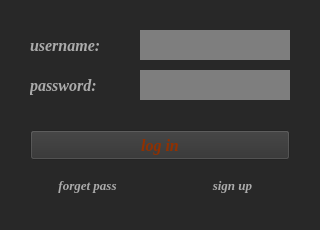
<?xml version="1.0" encoding="UTF-8"?>
<ui version="4.0">
 <class>login</class>
 <widget class="QMainWindow" name="login">
  <property name="windowModality">
   <enum>Qt::NonModal</enum>
  </property>
  <property name="geometry">
   <rect>
    <x>0</x>
    <y>0</y>
    <width>320</width>
    <height>230</height>
   </rect>
  </property>
  <property name="minimumSize">
   <size>
    <width>300</width>
    <height>230</height>
   </size>
  </property>
  <property name="maximumSize">
   <size>
    <width>320</width>
    <height>230</height>
   </size>
  </property>
  <property name="mouseTracking">
   <bool>false</bool>
  </property>
  <property name="tabletTracking">
   <bool>false</bool>
  </property>
  <property name="focusPolicy">
   <enum>Qt::NoFocus</enum>
  </property>
  <property name="acceptDrops">
   <bool>false</bool>
  </property>
  <property name="windowTitle">
   <string>login</string>
  </property>
  <property name="autoFillBackground">
   <bool>false</bool>
  </property>
  <property name="styleSheet">
   <string notr="true">background-color: rgb(40, 40, 40);</string>
  </property>
  <widget class="QWidget" name="centralwidget">
   <widget class="QLabel" name="label">
    <property name="geometry">
     <rect>
      <x>30</x>
      <y>30</y>
      <width>101</width>
      <height>30</height>
     </rect>
    </property>
    <property name="font">
     <font>
      <family>Georgia</family>
      <pointsize>12</pointsize>
      <weight>75</weight>
      <italic>true</italic>
      <bold>true</bold>
     </font>
    </property>
    <property name="styleSheet">
     <string notr="true">color: rgb(171, 171, 171);</string>
    </property>
    <property name="text">
     <string>username:</string>
    </property>
   </widget>
   <widget class="QLabel" name="label_2">
    <property name="geometry">
     <rect>
      <x>30</x>
      <y>70</y>
      <width>101</width>
      <height>30</height>
     </rect>
    </property>
    <property name="font">
     <font>
      <family>Georgia</family>
      <pointsize>12</pointsize>
      <weight>75</weight>
      <italic>true</italic>
      <bold>true</bold>
     </font>
    </property>
    <property name="styleSheet">
     <string notr="true">color: rgb(171, 171, 171);</string>
    </property>
    <property name="text">
     <string>password:</string>
    </property>
   </widget>
   <widget class="QLineEdit" name="lineEdit">
    <property name="geometry">
     <rect>
      <x>140</x>
      <y>30</y>
      <width>150</width>
      <height>30</height>
     </rect>
    </property>
    <property name="font">
     <font>
      <family>Georgia</family>
      <pointsize>12</pointsize>
      <weight>75</weight>
      <bold>true</bold>
     </font>
    </property>
    <property name="toolTip">
     <string>username</string>
    </property>
    <property name="styleSheet">
     <string notr="true">background-color: rgb(126, 126, 126);
selection-color: rgb(255, 255, 255);
selection-background-color: rgb(0, 0, 0);
color: rgb(0, 0, 0);</string>
    </property>
    <property name="frame">
     <bool>false</bool>
    </property>
   </widget>
   <widget class="QLineEdit" name="lineEdit_2">
    <property name="geometry">
     <rect>
      <x>140</x>
      <y>70</y>
      <width>150</width>
      <height>30</height>
     </rect>
    </property>
    <property name="font">
     <font>
      <family>Georgia</family>
      <pointsize>12</pointsize>
     </font>
    </property>
    <property name="toolTip">
     <string>password</string>
    </property>
    <property name="styleSheet">
     <string notr="true">background-color: rgb(126, 126, 126);
selection-color: rgb(255, 255, 255);
selection-background-color: rgb(0, 0, 0);
color: rgb(0, 0, 0);</string>
    </property>
    <property name="text">
     <string/>
    </property>
    <property name="frame">
     <bool>false</bool>
    </property>
    <property name="echoMode">
     <enum>QLineEdit::Password</enum>
    </property>
    <property name="dragEnabled">
     <bool>false</bool>
    </property>
    <property name="readOnly">
     <bool>false</bool>
    </property>
    <property name="placeholderText">
     <string/>
    </property>
   </widget>
   <widget class="QPushButton" name="pushButton">
    <property name="geometry">
     <rect>
      <x>30</x>
      <y>170</y>
      <width>115</width>
      <height>30</height>
     </rect>
    </property>
    <property name="font">
     <font>
      <family>Georgia</family>
      <pointsize>10</pointsize>
      <weight>75</weight>
      <italic>true</italic>
      <bold>true</bold>
     </font>
    </property>
    <property name="cursor">
     <cursorShape>PointingHandCursor</cursorShape>
    </property>
    <property name="toolTip">
     <string>forget pass</string>
    </property>
    <property name="styleSheet">
     <string notr="true">color: rgb(171, 171, 171);
background-color: rgb(50, 50, 50);</string>
    </property>
    <property name="text">
     <string>forget pass</string>
    </property>
    <property name="flat">
     <bool>true</bool>
    </property>
   </widget>
   <widget class="QPushButton" name="pushButton_2">
    <property name="geometry">
     <rect>
      <x>175</x>
      <y>170</y>
      <width>115</width>
      <height>30</height>
     </rect>
    </property>
    <property name="font">
     <font>
      <family>Georgia</family>
      <pointsize>10</pointsize>
      <weight>75</weight>
      <italic>true</italic>
      <bold>true</bold>
     </font>
    </property>
    <property name="cursor">
     <cursorShape>PointingHandCursor</cursorShape>
    </property>
    <property name="toolTip">
     <string>sign up</string>
    </property>
    <property name="styleSheet">
     <string notr="true">color: rgb(171, 171, 171);
background-color: rgb(50, 50, 50);</string>
    </property>
    <property name="text">
     <string>sign up</string>
    </property>
    <property name="flat">
     <bool>true</bool>
    </property>
   </widget>
   <widget class="QPushButton" name="pushButton_3">
    <property name="enabled">
     <bool>true</bool>
    </property>
    <property name="geometry">
     <rect>
      <x>30</x>
      <y>130</y>
      <width>260</width>
      <height>30</height>
     </rect>
    </property>
    <property name="font">
     <font>
      <family>Georgia</family>
      <pointsize>12</pointsize>
      <weight>75</weight>
      <italic>true</italic>
      <bold>true</bold>
     </font>
    </property>
    <property name="cursor">
     <cursorShape>PointingHandCursor</cursorShape>
    </property>
    <property name="mouseTracking">
     <bool>false</bool>
    </property>
    <property name="toolTip">
     <string>&lt;html&gt;&lt;head/&gt;&lt;body&gt;&lt;p&gt;Log In&lt;/p&gt;&lt;/body&gt;&lt;/html&gt;</string>
    </property>
    <property name="autoFillBackground">
     <bool>false</bool>
    </property>
    <property name="styleSheet">
     <string notr="true">color: rgb(144, 48, 0);
background-color: rgb(50, 50, 50);</string>
    </property>
    <property name="text">
     <string>log in</string>
    </property>
    <property name="checkable">
     <bool>false</bool>
    </property>
    <property name="checked">
     <bool>false</bool>
    </property>
    <property name="autoRepeat">
     <bool>false</bool>
    </property>
    <property name="autoExclusive">
     <bool>false</bool>
    </property>
    <property name="autoDefault">
     <bool>true</bool>
    </property>
    <property name="default">
     <bool>false</bool>
    </property>
    <property name="flat">
     <bool>false</bool>
    </property>
   </widget>
  </widget>
 </widget>
 <resources/>
 <connections/>
</ui>
